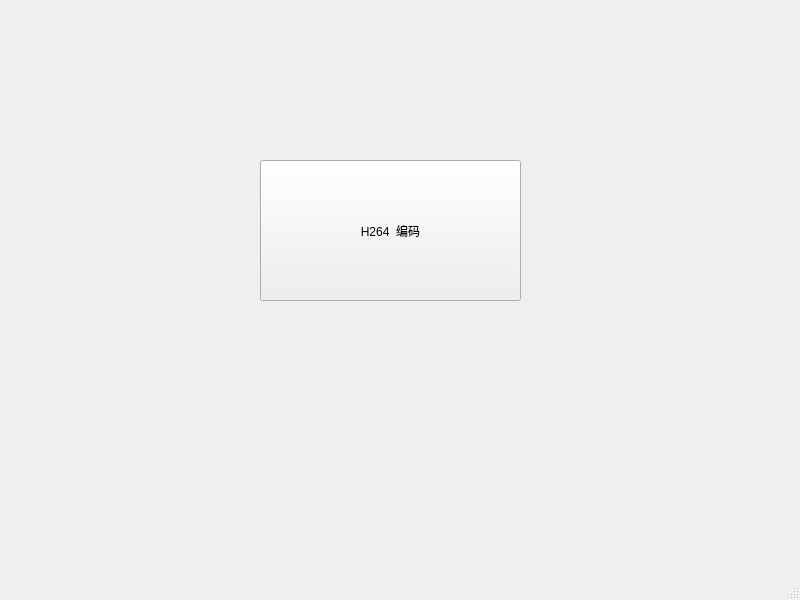
<?xml version="1.0" encoding="UTF-8"?>
<ui version="4.0">
 <class>MainWindow</class>
 <widget class="QMainWindow" name="MainWindow">
  <property name="geometry">
   <rect>
    <x>0</x>
    <y>0</y>
    <width>800</width>
    <height>600</height>
   </rect>
  </property>
  <property name="windowTitle">
   <string>MainWindow</string>
  </property>
  <widget class="QWidget" name="centralwidget">
   <widget class="QPushButton" name="h264EncodeBtn">
    <property name="geometry">
     <rect>
      <x>260</x>
      <y>160</y>
      <width>261</width>
      <height>141</height>
     </rect>
    </property>
    <property name="text">
     <string>H264  编码</string>
    </property>
   </widget>
  </widget>
  <widget class="QMenuBar" name="menubar">
   <property name="geometry">
    <rect>
     <x>0</x>
     <y>0</y>
     <width>800</width>
     <height>24</height>
    </rect>
   </property>
  </widget>
  <widget class="QStatusBar" name="statusbar"/>
 </widget>
 <resources/>
 <connections/>
</ui>
